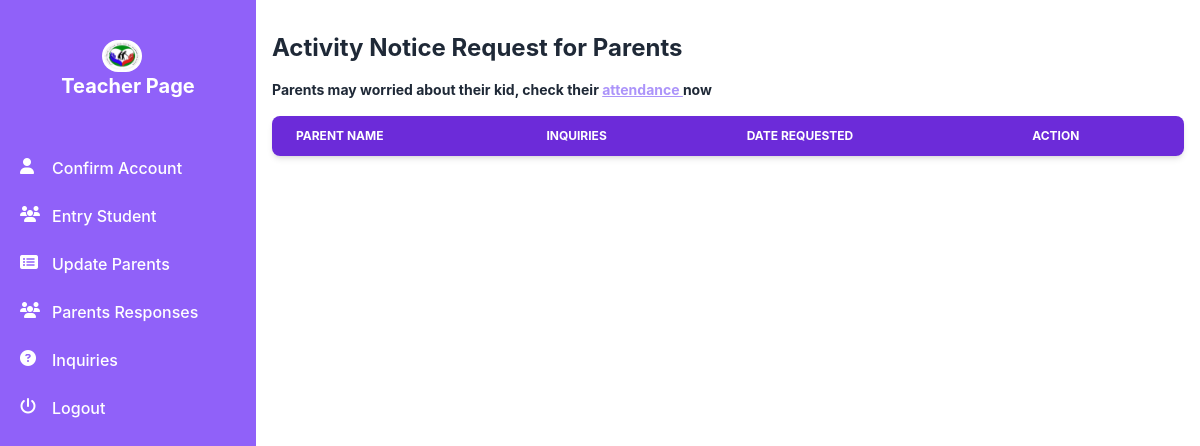
Before: /inquiries with the older database file.
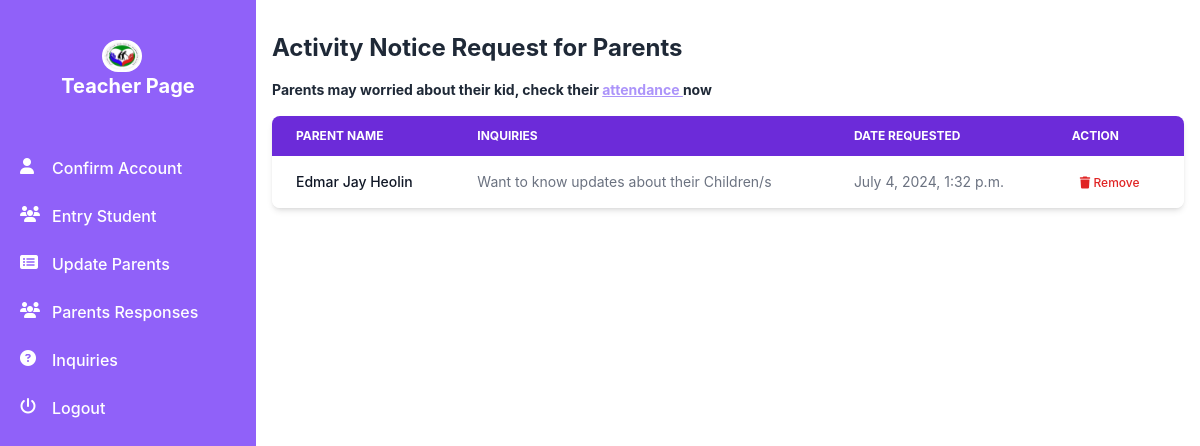
After: the same page with the newer database file.
### users/models.py (models this page shows)
class InquireNotes(models.Model):
    sender = models.ForeignKey(User, on_delete=models.CASCADE)
    notes = models.TextField()
    date_submitted = models.DateTimeField()

### users/views.py (the view)
# urls.py: path('inquiries', views.inquiries, name='inquiries'),
def inquiries(request):
    inquiries = InquireNotes.objects.all().order_by('-id')
    context = {
        'inquiries': inquiries,
    }
    return render(request, 'main/inquiry.html', context)

### users/templates/main/inquiry.html (shortened to what this page needs)
{% load static tailwind_tags %}<!DOCTYPE html>
<html lang="en">
	<head>
		{% tailwind_css %}
		<link
			href="https://cdnjs.cloudflare.com/ajax/libs/flowbite/2.3.0/flowbite.min.css"
			rel="stylesheet" />
		<link
			rel="stylesheet"
			href="https://cdnjs.cloudflare.com/ajax/libs/font-awesome/6.5.2/css/all.min.css"
 />
	</head>
	<body>
		{% include 'includes/adminSidebar.html' %}
		<div class="p-4 sm:ml-64">
			<p class="text-gray-800 mt-4 mb-4 font-bold text-2xl">Activity Notice Request for Parents</p>
			<p class="text-gray-800 mt-2 mb-4 font-bold text-sm">
				Parents may worried about their kid, check their
				<a
					href="{% url 'mainDashboard' %}"
					class="text-purple-400 underline">
					attendance
				</a>
				now
			</p>
			<div class="relative overflow-x-auto shadow-md sm:rounded-lg">
				<table class="w-full text-sm text-left rtl:text-right text-gray-500">
					<thead class="text-xs text-white uppercase bg-purple-700">
						<tr>
							<th
								scope="col"
								class="px-6 py-3">
								Parent Name
							</th>
							<th
								scope="col"
								class="px-6 py-3">
								Inquiries
							</th>
							<th
								scope="col"
								class="px-6 py-3">
								Date Requested
							</th>
							<th
								scope="col"
								class="px-6 py-3">
								Action
							</th>
						</tr>
					</thead>
					<tbody>
						{% for list in inquiries %}
						<tr class="bg-white even:bg-purple-200">
							<td
								scope="row"
								class="px-6 py-4 font-medium text-gray-900 whitespace-nowrap">
								{{list.sender.first_name}}
							</td>
							<td class="px-6 py-4">Want to know updates about their Children/s</td>
							<td class="px-6 py-4">{{list.date_submitted}}</td>
							<td class="px-6 py-4">
								<a
									href="{% url 'deleteInquiry' list.id %}"
									class="font-medium text-xs text-red-600 hover:underline mx-2">
									<i
										class="fa fa-trash"
										aria-hidden="true"></i>
									Remove
								</a>
							</td>
						</tr>
						{% endfor %}
					</tbody>
				</table>
			</div>
		</div>
	</body>
</html>

Changed rows visible on the page:
added InquireNotes: sender.first_name "Edmar Jay Heolin", date_submitted "July 4, 2024, 1:32 p.m."
